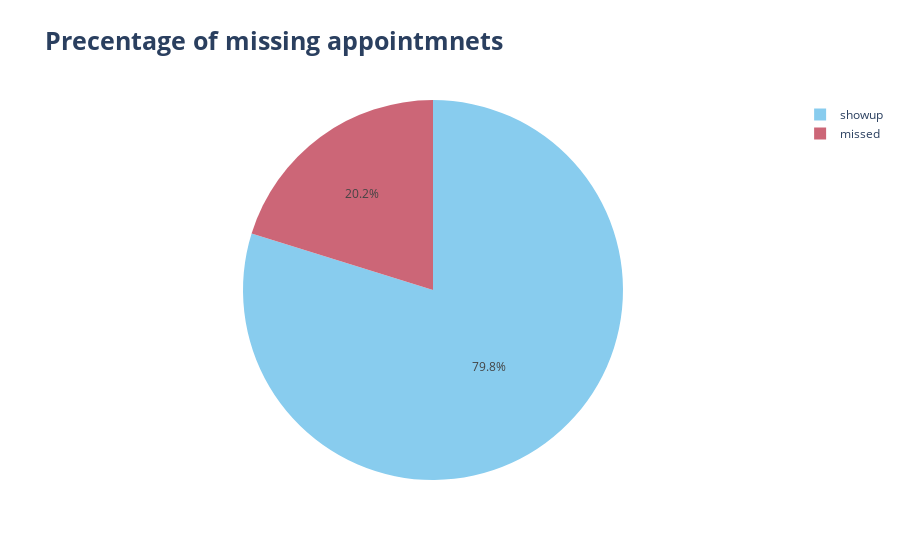

Notebook code for this chart:
### Code cell
# Visualize findings with percentage
fig=px.pie(df,names=['showup','missed'],values=df['No-show'].value_counts(),
           title="<b>Precentage of missing appointmnets ",template='plotly',
           color_discrete_sequence=px.colors.qualitative.Safe)
fig.update_layout(title_font_size=25)

### Figure 1 — Plotly figure (JSON) as saved in the notebook; plotly's stock layout.template omitted (floating-point values rounded to 4 significant figures)
{"data": [{"domain": {"x": [0, 1], "y": [0, 1]}, "hovertemplate": "label=%{label}<br>value=%{value}<extra></extra>", "labels": ["showup", "missed"], "legendgroup": "", "name": "", "showlegend": true, "type": "pie", "values": [88207, 22319]}], "layout": {"legend": {"tracegroupgap": 0}, "piecolorway": ["rgb(136, 204, 238)", "rgb(204, 102, 119)", "rgb(221, 204, 119)", "rgb(17, 119, 51)", "rgb(51, 34, 136)", "rgb(170, 68, 153)", "rgb(68, 170, 153)", "rgb(153, 153, 51)", "rgb(136, 34, 85)", "rgb(102, 17, 0)", "rgb(136, 136, 136)"], "title": {"font": {"size": 25}, "text": "<b>Precentage of missing appointmnets "}}}
